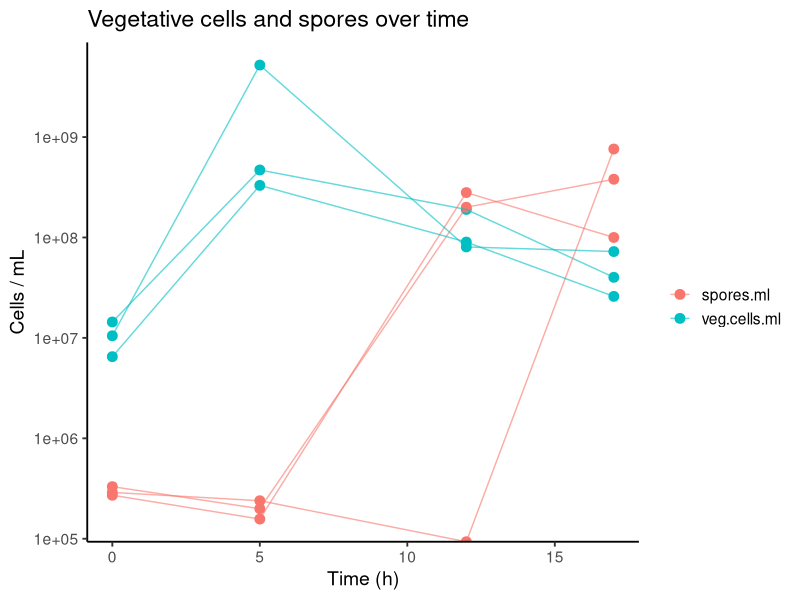
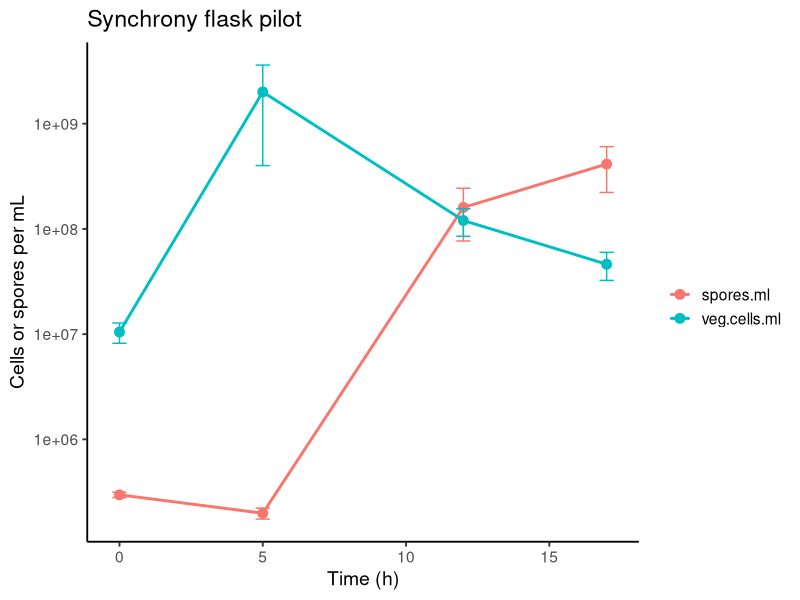
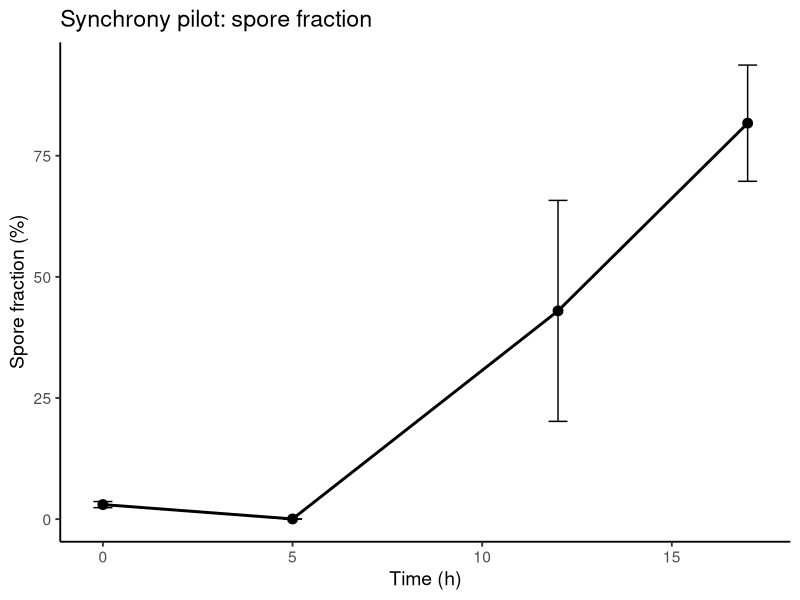

Source code (R) for these figures, in order:
## ---- chunk 1
sync_data <- read.delim(text = "
Sample	Time_h	Replicate	OD600	veg.colonies	veg.dilution	volume.ml	veg.cells.ml	spore.colonies	spore.dilution	spores.ml
T0R1	0	1	0.889	144	1.00E-04	0.1	1.44E+07	330	1.00E-02	3.30E+05
T0R2	0	2	0.950	105	1.00E-04	0.1	1.05E+07	271	1.00E-02	2.71E+05
T0R3	0	3	0.883	65	1.00E-04	0.1	6.50E+06	289	1.00E-02	2.89E+05
T5R1	5	1	1.653	47	1.00E-06	0.1	4.70E+08	199	1.00E-02	1.99E+05
T5R2	5	2	1.706	521	1.00E-06	0.1	5.21E+09	157	1.00E-02	1.57E+05
T5R3	5	3	1.642	33	1.00E-06	0.1	3.30E+08	239	1.00E-02	2.39E+05
T12R1	12	1	2.000	19	1.00E-06	0.1	1.90E+08	20	1.00E-06	2.00E+08
T12R2	12	2	1.913	805	1.00E-04	0.1	8.05E+07	28	1.00E-06	2.80E+08
T12R3	12	3	1.347	9	1.00E-06	0.1	9.00E+07	0	1.00E-06	0.00E+00
T17R1	17	1	2.255	401	1.00E-04	0.1	4.01E+07	38	1.00E-06	3.80E+08
T17R2	17	2	1.626	724	1.00E-04	0.1	7.24E+07	10	1.00E-06	1.00E+08
T17R3	17	3	1.092	259	1.00E-04	0.1	2.59E+07	76	1.00E-06	7.60E+08
", header = TRUE, sep = "\t")

sync_data
## ---- chunk 2
library(tidyr)
library(dplyr)
# calculate totals and fractions
sync_data <- sync_data %>%
  mutate(
    total_cells_ml = veg.cells.ml + spores.ml,
    spore_fraction = spores.ml / total_cells_ml,
    spore_percent = spore_fraction * 100
  )

## ---- chunk 3

library(ggplot2)

plot_data <- sync_data %>%
  select(Time_h, Replicate, veg.cells.ml, spores.ml) %>%
  pivot_longer(
    cols = c(veg.cells.ml, spores.ml),
    names_to = "Cell_Type",
    values_to = "Cells_ml"
  )

ggplot(plot_data,
       aes(x = Time_h,
           y = Cells_ml,
           color = Cell_Type)) +

  geom_point(size = 3) +

  geom_line(aes(group = interaction(Cell_Type, Replicate)),
            alpha = 0.6) +

  scale_y_log10() +

  theme_classic(base_size = 14) +

  labs(
    x = "Time (h)",
    y = "Cells / mL",
    color = "",
    title = "Vegetative cells and spores over time"
  )
## ---- chunk 4
plot_summary <- sync_data %>%
  select(Time_h, Replicate, veg.cells.ml, spores.ml) %>%
  pivot_longer(
    cols = c(veg.cells.ml, spores.ml),
    names_to = "Cell_Type",
    values_to = "Cells_ml"
  ) %>%
  group_by(Time_h, Cell_Type) %>%
  summarise(
    mean_cells = mean(Cells_ml, na.rm = TRUE),
    sd_cells = sd(Cells_ml, na.rm = TRUE),
    n = n(),
    se_cells = sd_cells / sqrt(n),
    .groups = "drop"
  )
# Plot data summary stats
ggplot(plot_summary,
       aes(x = Time_h,
           y = mean_cells,
           color = Cell_Type)) +
  geom_point(size = 3) +
  geom_line(linewidth = 1) +
  geom_errorbar(
    aes(ymin = mean_cells - se_cells,
        ymax = mean_cells + se_cells),
    width = 0.5
  ) +
  scale_y_log10() +
  theme_classic(base_size = 14) +
  labs(
    x = "Time (h)",
    y = "Cells or spores per mL",
    color = "",
    title = "Synchrony flask pilot"
  )
## ---- chunk 5
spore_summary <- sync_data %>%
  group_by(Time_h) %>%
  summarise(
    mean_spore_percent = mean(spore_percent, na.rm = TRUE),
    sd_spore_percent = sd(spore_percent, na.rm = TRUE),
    n = n(),
    se_spore_percent = sd_spore_percent / sqrt(n),
    .groups = "drop"
  )

ggplot(spore_summary,
       aes(x = Time_h,
           y = mean_spore_percent)) +
  geom_point(size = 3) +
  geom_line(linewidth = 1) +
  geom_errorbar(
    aes(ymin = mean_spore_percent - se_spore_percent,
        ymax = mean_spore_percent + se_spore_percent),
    width = 0.5
  ) +
  theme_classic(base_size = 14) +
  labs(
    x = "Time (h)",
    y = "Spore fraction (%)",
    title = "Synchrony pilot: spore fraction"
  )
